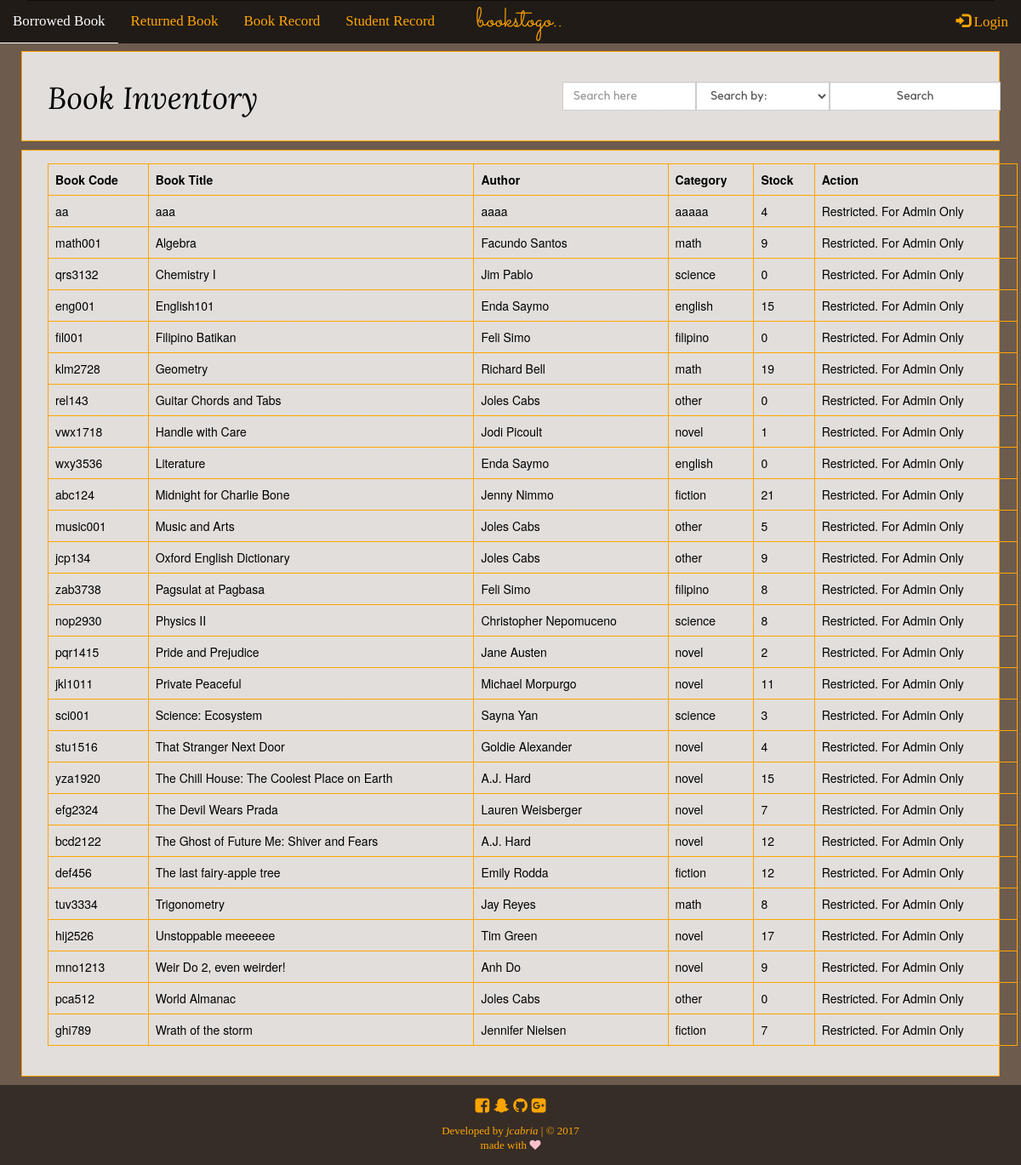
The app's page /book_inventory.php, older data.
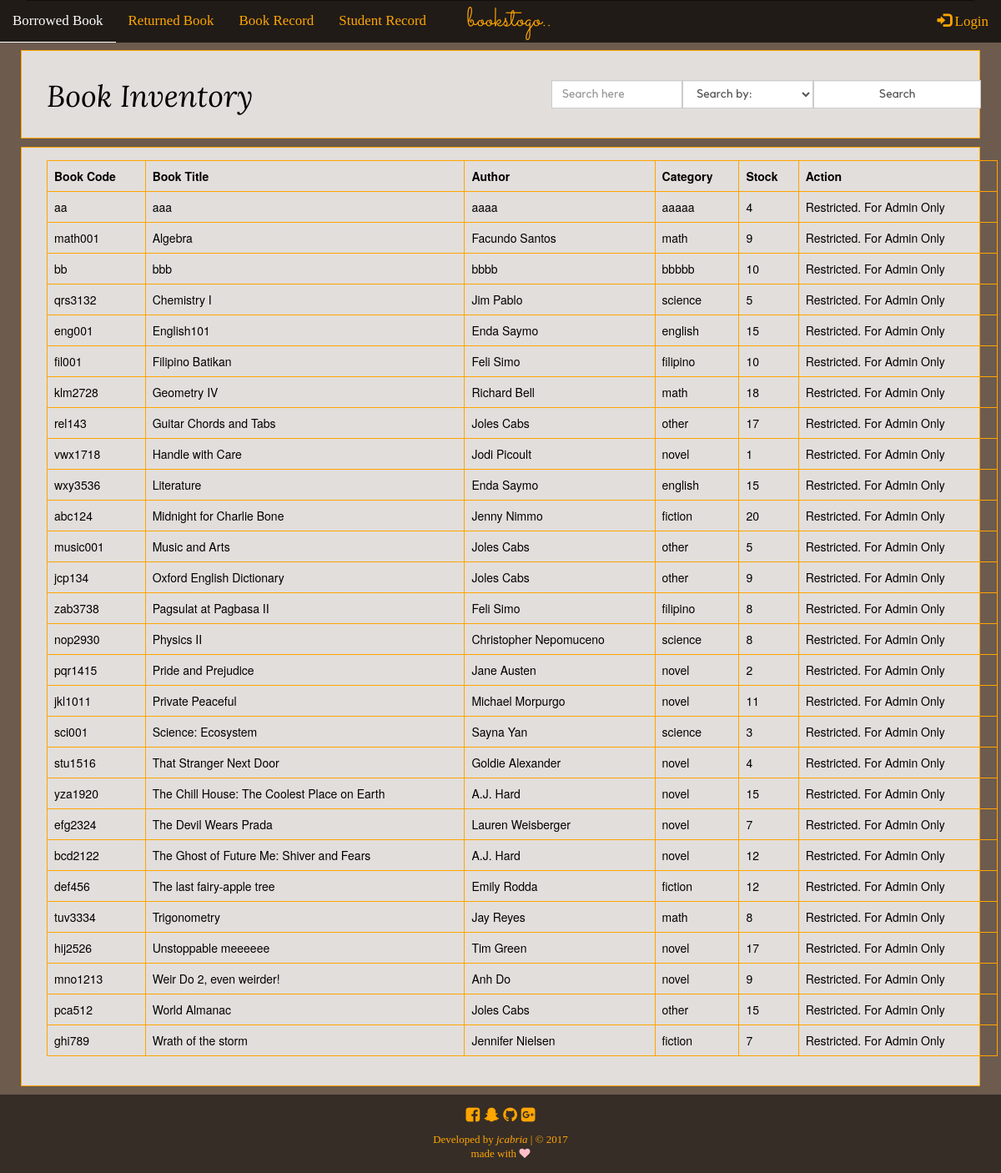
The same page, newer data.
### tables this page shows
CREATE TABLE `books_record` (
  `id` int(11) NOT NULL,
  `book_code` varchar(11) NOT NULL,
  `book_title` varchar(255) NOT NULL,
  `author` varchar(255) NOT NULL,
  `category` varchar(255) NOT NULL,
  `stocks` int(11) NOT NULL
);

### book_inventory.php (the view, shortened to what this page needs)
<?php
function display_content() {
	require_once('connection.php');
	echo "
		<div class='container-fluid bk-invnt-div'>
			<div class='container'>
				<div class='row'>
					<form method='POST' action=''>
						<div class='col-md-6'>
							<h1>Book Inventory</h1>";
					echo"</div>
						<div class='col-md-6'>
							<div class='input-group search_trans'>
								<span class='input-group-btn'>
									<input type='text' class='form-control' placeholder='Search here' name='search_bk'>
								</span>
								<span class='input-group-btn'>
									<select name='search_ddown' class='form-control'>
										<option disabled selected>Search by:</option>
										<option value='book_code'>Book Code</option>
										<option value='book_title'>Book Title</option>
										<option value='author'>Author</option>
										<option value='category'>Category</option>
										<option value='stocks'>Stock</option>
									</select>
								</span>
								<span class='input-group-btn'>
									<input type='submit' class='form-control' name='search-bk-btn' value='Search'>
								</span>
							</div>
						</div>
					</form>
				</div>
			</div>
		</div>";
	$sql = "SELECT * FROM books_record ORDER BY book_title ASC";
	$show = mysqli_query($conn, $sql);
	if (isset($_POST['search-bk-btn'])) {
		$search_bk = $_POST['search_bk'];
		$search_ddown = $_POST['search_ddown'];
		$query = "SELECT * FROM books_record WHERE $search_ddown LIKE '%$search_bk%'";
		$result = mysqli_query($conn, $query);
		echo "Search result for <em>$search_bk</em>. Found " .mysqli_num_rows($result). " result.<br><hr><br>";
		if (mysqli_num_rows($result) > 0) {
			echo "
				<div class='container-fluid bk-invnt-div'>
					<div class='container'>
						<div class='table-responsive'>
							<table class='table table-bordered table-hover'>
								<thead>
									<tr>
										<th>Book Code</th>
										<th>Book Title</th>
										<th>Author</th>
										<th>Category</th>
										<th>Stock</th>
										<th>Action</th>
									</tr>
								</thead>
								<tbody>";
								while ($row = mysqli_fetch_assoc($result)) {
									extract($row);
								echo "<tr>
										<td>".$row['book_code']."</td>
										<td>".$row['book_title']."</td>
										<td>".$row['author']."</td>
										<td>".$row['category']."</td>
										<td>".$row['stocks']."</td>";
									if (isset($_SESSION['username'])) {
									echo "<td>";
									echo '<a type="button" class="btn btn-default" href="update_book.php?id='.$id.'">Update</a>
										<a type="button" class="btn btn-default" href="delete_book.php?id='.$id.'">Delete</a>';
									echo "</td>";
									} else {
										echo "<td>Restricted. For Admin Only</td>";
									}
								echo"</tr>";
								}
							echo "</tbody>
							</table>
						</div>
					</div>
				</div>";
		}
	}
	else {
		if (mysqli_num_rows($show) > 0) {
			echo "
				<div class='container-fluid bk-invnt-div'>
					<div class='container'>
						<div class='table-responsive'>
							<table class='table table-bordered table-hover'>
								<thead>
									<tr>
										<th>Book Code</th>
										<th>Book Title</th>
										<th>Author</th>
										<th>Category</th>
										<th>Stock</th>
										<th>Action</th>
									</tr>
								</thead>
								<tbody>";
								while ($row = mysqli_fetch_assoc($show)) {
									extract($row);
								echo "<tr>
										<td>".$row['book_code']."</td>
										<td>".$row['book_title']."</td>
										<td>".$row['author']."</td>
										<td>".$row['category']."</td>
										<td>".$row['stocks']."</td>";
									if (isset($_SESSION['username'])) {
									echo "<td>";
									echo '<a type="button" class="btn btn-default" href="update_book.php?id='.$id.'">Update</a>
										<a type="button" class="btn btn-default" href="delete_book.php?id='.$id.'">Delete</a>';
									echo "</td>";
									} else {
										echo "<td>Restricted. For Admin Only</td>";
									}
								echo"</tr>";
								}
							echo "</tbody>
							</table>
						</div>
					</div>
				</div>";
		}
	}
}
require_once('template.php');
 ?>

### template.php (shortened to what this page needs)
<!DOCTYPE html>
<html>
<head>
    <link href="css/bootstrap.min.css" rel="stylesheet">
    <link href="font-awesome/css/font-awesome.min.css" rel="stylesheet" type="text/css">
</head>
<body>
	<div class="container">
		<nav class="navbar">
			<?php require_once('partials/nav.php'); ?>
		</nav>
	</div>
	<div class="container-fluid">
		<div class="contents-here">
			<?php display_content(); ?>
		</div>
	</div>
	<div class="footer">
		<?php require_once('partials/footer.php'); ?>
	</div>
</body>
</html>

### partials/nav.php (shortened to what this page needs)
<nav class="navbar navbar-default navbar-fixed-top" data-spy="affix" data-offset-top="80">
		<div class="brand-centered">
			<a class="navbar-brand" href="index.php">bookstogo..</a>
		</div>
		<div class="collapse navbar-collapse" id="myNavbar">
			<ul class="nav navbar-nav navbar-left">
				<li><a href="transaction.php">Borrowed Book</a></li>
				<li><a href="return_inventory.php">Returned Book</a></li>
				<li><a href="book_inventory.php">Book Record</a></li>
				<li><a href="student_record.php">Student Record</a></li>
			</ul>
	<?php
		if (isset($_SESSION['username'])) { ?>
			<form class="nav navbar-nav navbar-right ryt" method="POST" action="logout.php">
				<li><a href="logout.php"><span class='glyphicon glyphicon-log-out'></span> Logout</a></li>
			</form>
	<?php } else { ?>
			<form class="nav navbar-nav navbar-right ryt" method="POST" action="login2.php">
				<li><a href="login2.php"><span><i class='glyphicon glyphicon-log-in'></i></span> Login</a></li>
			</form>
	<?php } ?>
		</div>
</nav>

### partials/footer.php
<footer>
	<div class="developer">
		<div class="links">
			<a href="https://www.facebook.com"><i class="fa fa-facebook-square" aria-hidden="true"></i></a>
			<a href="https://snapchat.com/joleeeeeey"><i class="fa fa-snapchat-ghost" aria-hidden="true"></i></a>
			<a href="https://github.com/jcabria"><i class="fa fa-github" aria-hidden="true"></i></a>
          	<a href="https://www.plus.google.com"><i class="fa fa-google-plus-square" aria-hidden="true"></i></a>
        </div>
        <span>Developed by <em>jcabria</em> | &copy; 2017</span><br>
        <span>made with <i class="fa fa-heart" aria-hidden="true"></i></span>
	</div>
</footer>

### template.php (style rules this page uses)
body { background-color: #dab69d; background-image: linear-gradient( rgba(0,0,0,0.5), rgba(0,0,0,0.5) ), url("image/unsplash7.jpg"); background-attachment: fixed; height: auto; background-size: cover; background-position: center center; }
.navbar { font-family: "mytext"; font-size: 1.1em; }
.navbar-brand { font-family: "webname"; font-size: 1.9em; }
.contents-here h1 { font-family: "mynav2"; }
.contents-here p, .search-row, .contents-here input, .contents-here select, .contents-here span, .search-div th, .search-div td, .trans-div th, .trans-div td { font-family: "kollektif"; }
footer { font-family: "mytext"; font-size: 13px; line-height: 17px; }
.navbar { margin-bottom: 0; background-color: transparent; border-color: rgba(0,0,0,0.5) transparent transparent transparent; }
.navbar-default .navbar-collapse { background-color: rgba(0,0,0,0.7); }
.navbar-default .navbar-nav > li > a, .brand-centered .navbar-brand { color: orange; }
#myNavbar .ryt a { padding-right: 30px; }
.brand-centered { position: relative; }
.navbar-brand { position: absolute; left: 50%; margin-left: -60px; display: block; padding-left: 20px; }
.contents-here { min-height: 100vh; color: orange; }
footer { background: rgba(0,0,0,0.5); padding: 15px; color: orange; bottom: 0; }
footer .developer { text-align: center; }
.developer .links { font-size: 1.5em; padding-bottom: 10px; }
footer .fa { color: orange; }
footer span .fa { color: pink; }
.search-div, .trans-div, .rtn-invnt-div, .bk-invnt-div, .stud-record-div { background-color: rgba(255,255,255,0.8); border: 1px solid orange; padding: 15px; margin: 10px; color: black; }
.table-bordered, .table-bordered > thead > tr > th, .table-bordered > tbody > tr > td { border: 1px solid orange; }
.search_trans { padding: 20px; }

Row changes from the older to the newer data that the page shows:
added books_record: book_code "bb", book_title "bbb", author "bbbb", category "bbbbb", stocks "10"
changed books_record "qrs3132": stocks "0" → "5"
changed books_record "fil001": stocks "0" → "10"
changed books_record "klm2728": book_title "Geometry" → "Geometry IV"; stocks "19" → "18"
changed books_record "rel143": stocks "0" → "17"
changed books_record "wxy3536": stocks "0" → "15"
changed books_record "abc124": stocks "21" → "20"
changed books_record "zab3738": book_title "Pagsulat at Pagbasa" → "Pagsulat at Pagbasa II"
changed books_record "pca512": stocks "0" → "15"
